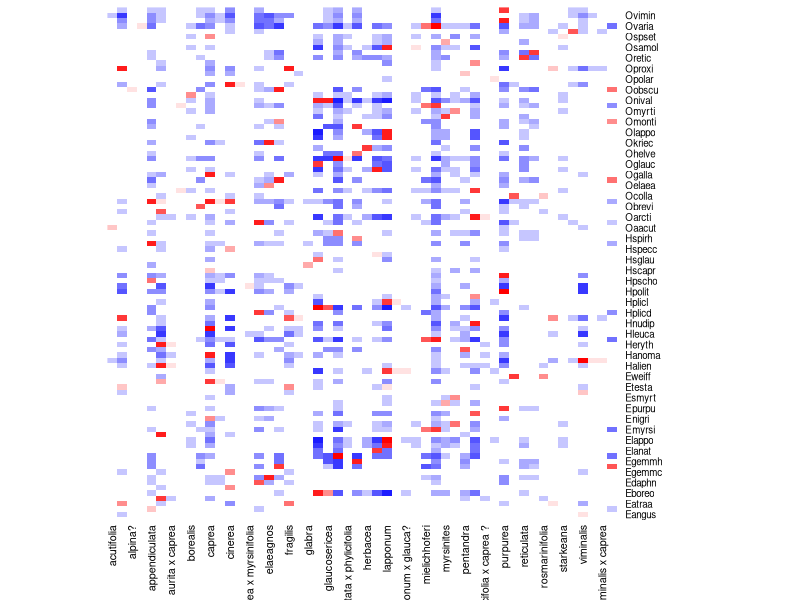
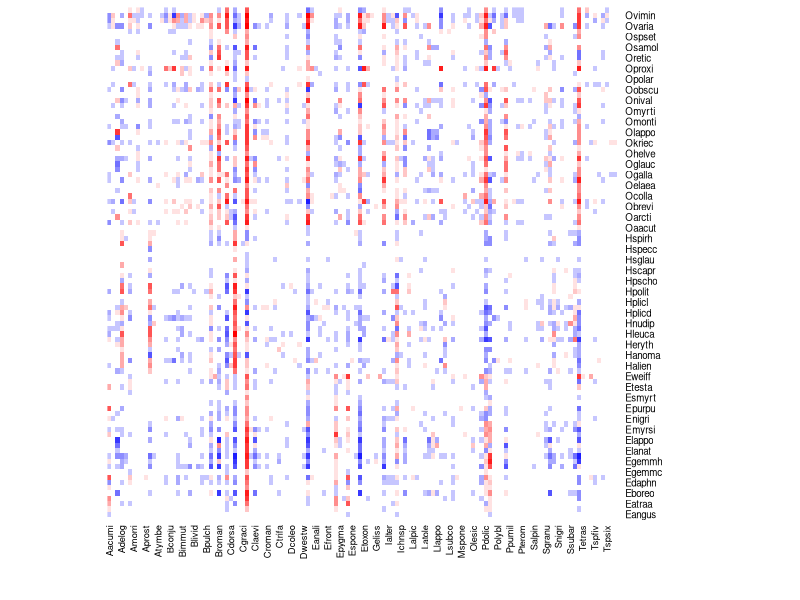

Write R code to recreate these figures, in order.
setwd("C:/Users/kewo0002/confidence_in_interactions/data/Salix_example") 

# Turn our list of cooccurrences and interactions into a matrix
# where positive values are the number of interactions and negative
# values are the number of cooccurrences for species which never interact


# Read in data
adj_list <- read.csv("cooccur_interact_galler_salix.csv")

inter_matrix <- data.frame()

# Run through each salix-galler combination
for(salix in sort(unique(adj_list$Salix))){
  for(galler in sort(unique(adj_list$Rgaller))){
    # if they don't interact, set the matrix value to the negative of the number of times they cooccur
    if(adj_list[which(adj_list$Salix == salix & adj_list$Rgaller == galler),"interact"] == 0){
      inter_matrix[as.character(galler),as.character(salix)] <- -adj_list[which(adj_list$Salix == salix & adj_list$Rgaller == galler),"cooccur"]
    }else{
      # if they do interact, set the matrix value to the number of times they do so
      inter_matrix[as.character(galler),as.character(salix)] <- adj_list[which(adj_list$Salix == salix & adj_list$Rgaller == galler),"interact"]
      
    }
  }
}

# Make a heatmap in R
# (Will probably do this in pygrace for the MS but this is quicker to start with)
library(RColorBrewer) 
library(gplots)
#breaks
bk <- c(-50,-30, -15, -10, -7, -5,-3,-2,-1, -0.5,0.5,1,2,3,5,7,10,15,30,50)
#colors (one less than breaks)
mycols <- colorRampPalette( c("blue","white","red"))(length(bk)-1)
mycols[10]<-"white"
#plot
heatmap(as.matrix(inter_matrix), col=mycols, breaks=bk, scale="none",Rowv = NA, Colv = NA)

write.csv(inter_matrix, file = "galler_salix_heatmap_abs.csv", quote=F)



# Do the same thing with the galler_parasitoid data
adj_list_g_p <- read.csv("cooccur_interact_galler_parasit.csv")

inter_matrix_g_p <- data.frame()

for(para in sort(unique(adj_list_g_p$Rpara))){
  for(galler in sort(unique(adj_list_g_p$Rgaller))){
    if(adj_list_g_p[which(adj_list_g_p$Rpara == para & adj_list_g_p$Rgaller == galler),"interact"] == 0){
      inter_matrix_g_p[as.character(galler),as.character(para)] <- -adj_list_g_p[which(adj_list_g_p$Rpara == para & adj_list_g_p$Rgaller == galler),"cooccur"]
    }else{
      inter_matrix_g_p[as.character(galler),as.character(para)] <- adj_list_g_p[which(adj_list_g_p$Rpara == para & adj_list_g_p$Rgaller == galler),"interact"]
      
    }
  }
}
#breaks
bk <- c(-50,-30, -15, -10, -7, -5,-3,-2,-1, -0.5,0.5,1,2,3,5,7,10,15,30,50)
#colors (one less than breaks
mycols <- colorRampPalette( c("blue","white","red"))(length(bk)-1)
mycols[10]<-"white"
#plot
heatmap(as.matrix(inter_matrix_g_p), col=mycols, breaks=bk, scale="none",Rowv = NA, Colv = NA)
write.csv(inter_matrix_g_p, file = "galler_para_heatmap_abs.csv", quote=F)
